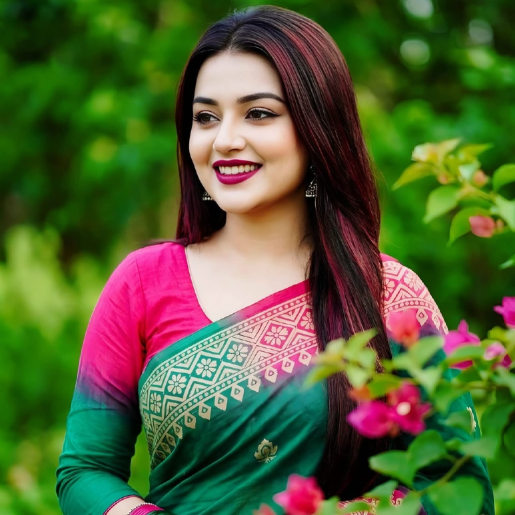
#> input picture Ai Girl Image.jpeg, 1030 x 1030 px (shown at 1/2 size)
$ python -i preprocess.py   (imports and definitions only)
#> lines starting #> are read from the running program, lines starting #| are printed output that depends on the picture
#> further down, picture is the input picture: PIL image 1030x1030 RGB; mean R, G, B 81.4, 95.5, 51.6
"""
Preprocessing utilities for deepfake detection pipeline.
Includes face detection and cropping using OpenCV Haar Cascade.
"""

import cv2
import numpy as np
from PIL import Image


# Load OpenCV face detector
_face_cascade = cv2.CascadeClassifier(
    cv2.data.haarcascades + "haarcascade_frontalface_default.xml"
)


def detect_and_crop_face(image: Image.Image, padding: float = 0.2) -> Image.Image:
    """
    Detect the largest face in the image and return a padded crop.
    Falls back to the full image if no face is detected.

    Args:
        image:   PIL RGB image
        padding: Fractional padding around the face bounding box (default 20%)
    Returns:
        PIL RGB image (cropped to face, or original if no face found)
    """
#> called with padding = 0.2
    img_bgr = cv2.cvtColor(np.array(image), cv2.COLOR_RGB2BGR)
    gray = cv2.cvtColor(img_bgr, cv2.COLOR_BGR2GRAY)
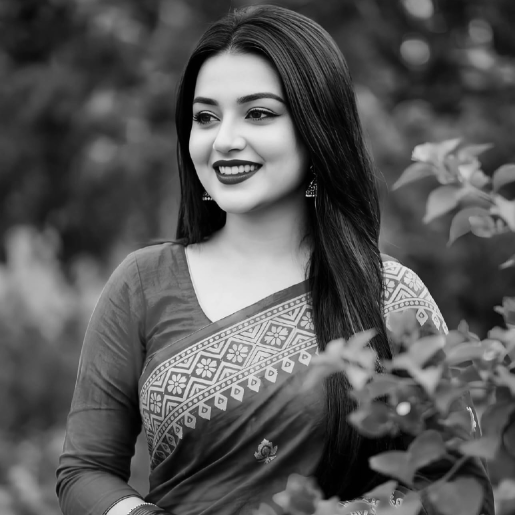
#> gray: shape (1030, 1030) (shown at 1/2 size); min 0, max 254, mean 86.3

    faces = _face_cascade.detectMultiScale(gray, scaleFactor=1.1,
                                           minNeighbors=5, minSize=(60, 60))
#> faces = [[323, 117, 293, 293]]
    if len(faces) == 0:
        return image  # No face found – use full image

    # Pick the largest face
    x, y, w, h = max(faces, key=lambda f: f[2] * f[3])
#> x = 323; y = 117; w = 293; h = 293

    # Apply padding
    ph, pw = int(h * padding), int(w * padding)
#> ph = 58; pw = 58
    H, W = image.height, image.width
#> H = 1030; W = 1030
    x1 = max(0, x - pw)
#> x1 = 265
    y1 = max(0, y - ph)
#> y1 = 59
    x2 = min(W, x + w + pw)
#> x2 = 674
    y2 = min(H, y + h + ph)
#> y2 = 468

    return image.crop((x1, y1, x2, y2))
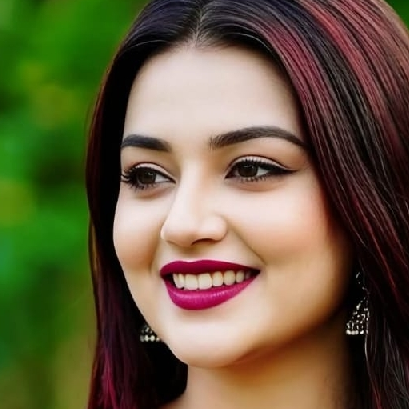
#> returned value: PIL image 409x409 RGB; mean R, G, B 100.4, 91.3, 61.6


def pil_to_numpy(image: Image.Image) -> np.ndarray:
    """Convert PIL image to uint8 numpy array (H, W, C)."""
    return np.array(image)


def numpy_to_pil(arr: np.ndarray) -> Image.Image:
    """Convert numpy array to PIL image."""
    return Image.fromarray(arr.astype(np.uint8))


def resize(image: Image.Image, size: tuple = (224, 224)) -> Image.Image:
    return image.resize(size, Image.LANCZOS)

>>> from PIL import Image
>>> picture = Image.open('Ai Girl Image.jpeg')
>>> result = detect_and_crop_face(picture)

$ run again, on My Photo.jpeg
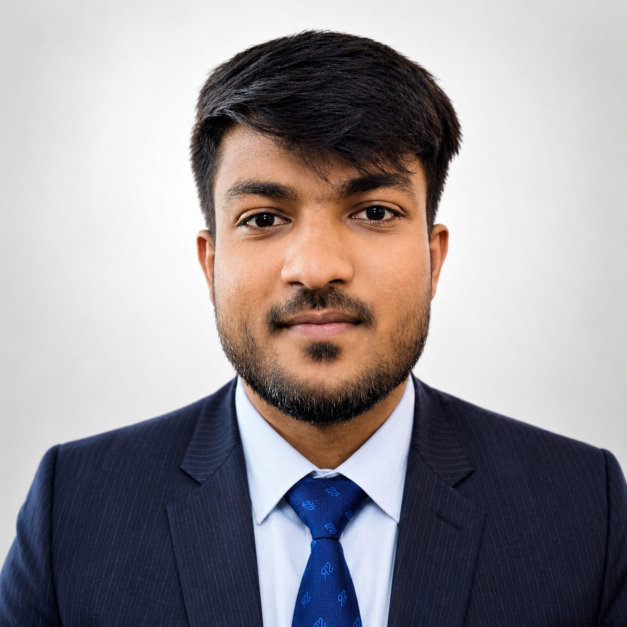
#> input picture My Photo.jpeg, 1254 x 1254 px (shown at 1/2 size)
#> picture is the input picture: PIL image 1254x1254 RGB; mean R, G, B 151.7, 146.3, 149.7
#> in detect_and_crop_face, `gray = cv2.cvtColor(img_bgr, cv2.COLOR_BGR2GRAY)`:
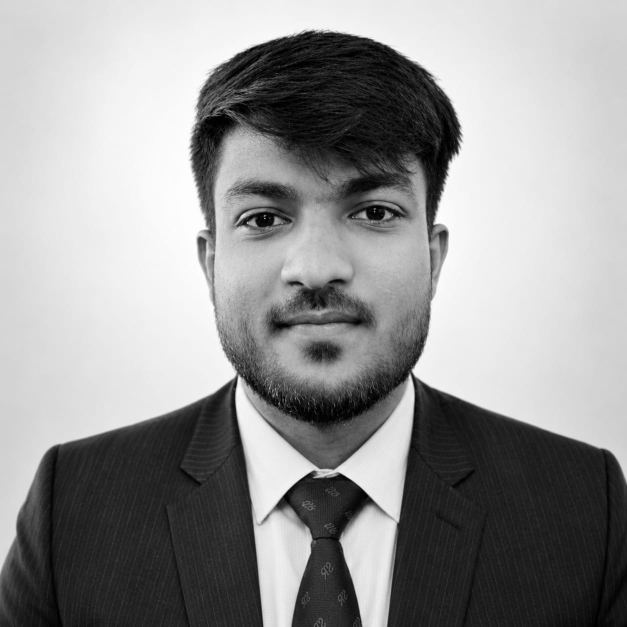
#> gray: shape (1254, 1254) (shown at 1/2 size); min 0, max 255, mean 148.3
#> faces = [[341, 206, 587, 587]]
#> x = 341; y = 206; w = 587
#> ph = 117
#> x1 = 224
#> y1 = 89
#> x2 = 1045
#> y2 = 910
#> in detect_and_crop_face, `return image.crop((x1, y1, x2, y2))`:
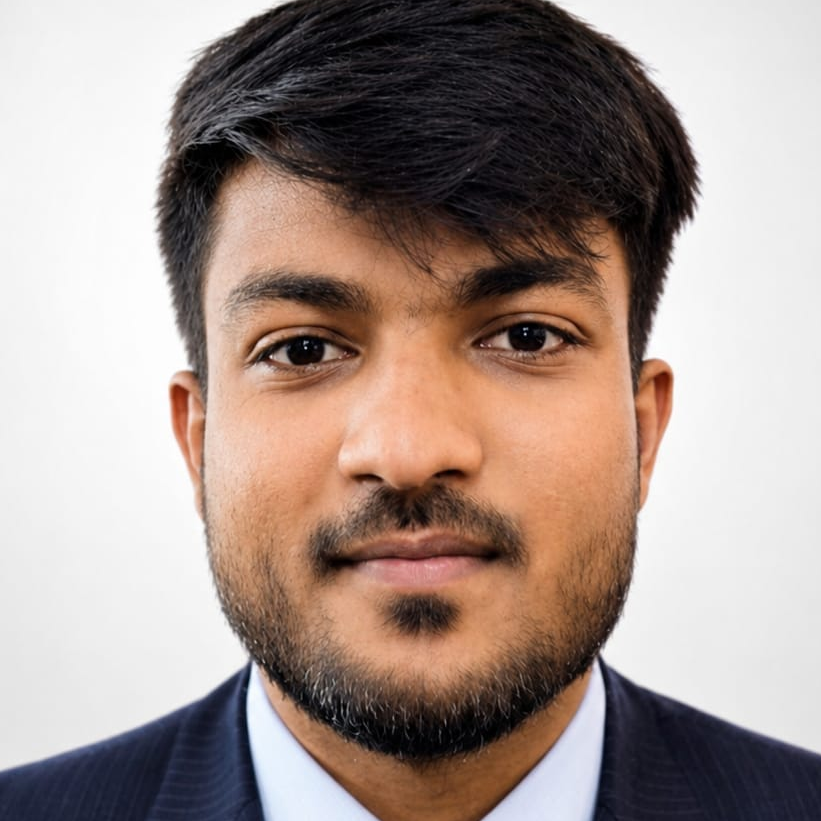
#> returned value: PIL image 821x821 RGB; mean R, G, B 164.6, 148, 141.2

$ run again, on Rohit Sharma.jpeg
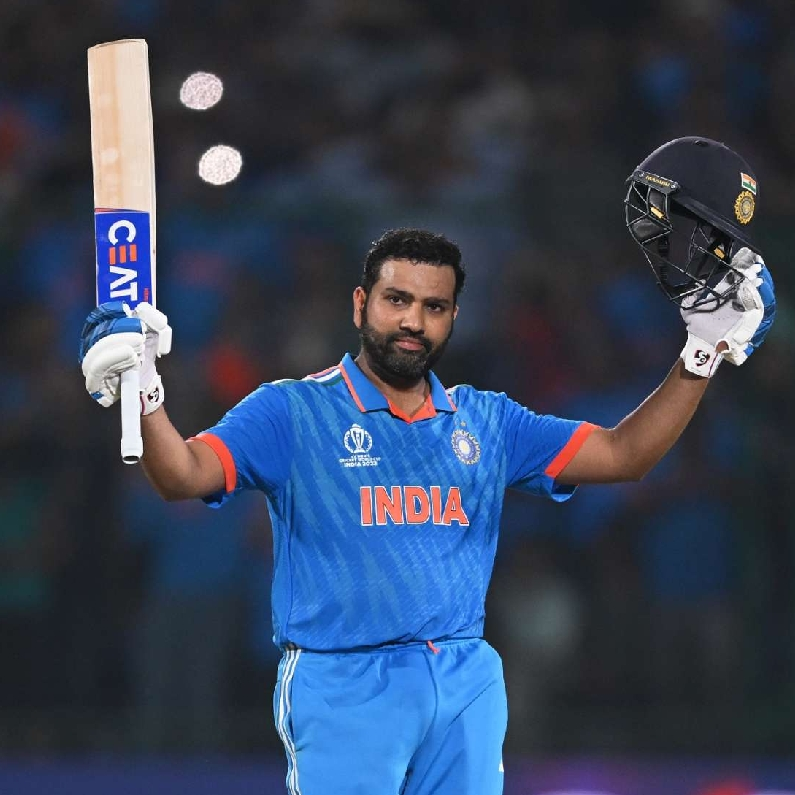
#> input picture Rohit Sharma.jpeg, 795 x 795 px
#> picture is the input picture: PIL image 795x795 RGB; mean R, G, B 54.9, 66.4, 87.7
#> in detect_and_crop_face, `gray = cv2.cvtColor(img_bgr, cv2.COLOR_BGR2GRAY)`:
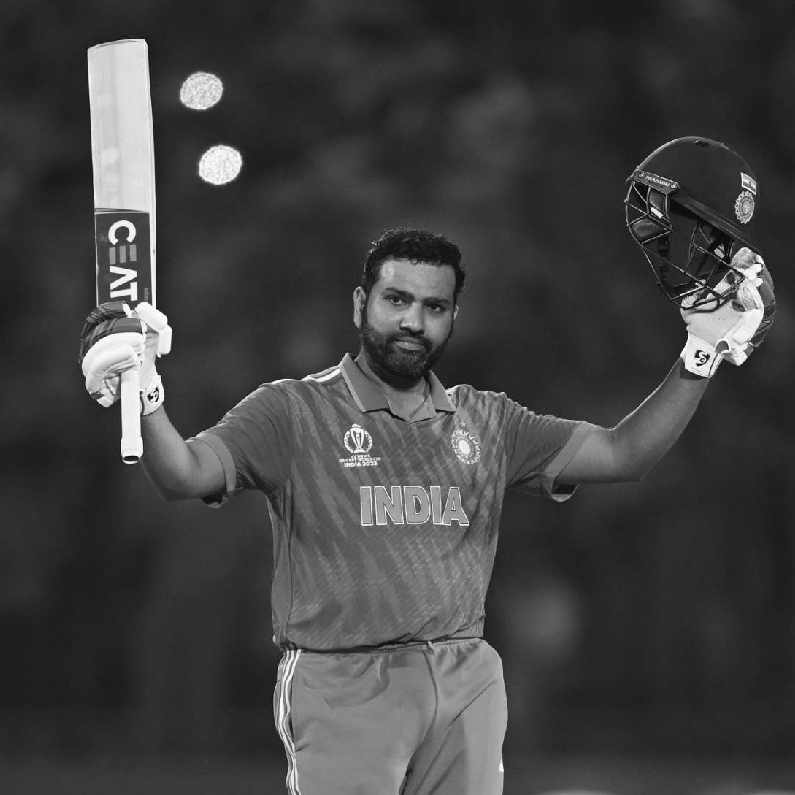
#> gray: shape (795, 795); min 0, max 255, mean 65.4
#> faces = [[356, 260, 112, 112]]
#> x = 356; y = 260; w = 112
#> ph = 22
#> x1 = 334
#> y1 = 238
#> x2 = 490
#> y2 = 394
#> in detect_and_crop_face, `return image.crop((x1, y1, x2, y2))`:
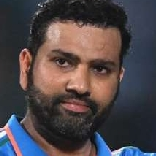
#> returned value: PIL image 156x156 RGB; mean R, G, B 77.9, 69.6, 73
